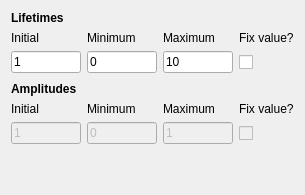
          <widget class="QWidget" name="page">
           <layout class="QGridLayout" name="gridLayout">
            <item row="5" column="1">
             <widget class="QLabel" name="label_19">
              <property name="sizePolicy">
               <sizepolicy hsizetype="Preferred" vsizetype="Minimum">
                <horstretch>0</horstretch>
                <verstretch>0</verstretch>
               </sizepolicy>
              </property>
              <property name="text">
               <string>Minimum</string>
              </property>
             </widget>
            </item>
            <item row="5" column="3">
             <widget class="QLabel" name="label_20">
              <property name="sizePolicy">
               <sizepolicy hsizetype="Minimum" vsizetype="Minimum">
                <horstretch>0</horstretch>
                <verstretch>0</verstretch>
               </sizepolicy>
              </property>
              <property name="text">
               <string>Fix value?</string>
              </property>
             </widget>
            </item>
            <item row="6" column="1">
             <widget class="QLineEdit" name="line1AmpMin">
              <property name="enabled">
               <bool>false</bool>
              </property>
              <property name="sizePolicy">
               <sizepolicy hsizetype="Expanding" vsizetype="Minimum">
                <horstretch>0</horstretch>
                <verstretch>0</verstretch>
               </sizepolicy>
              </property>
              <property name="maximumSize">
               <size>
                <width>70</width>
                <height>16777215</height>
               </size>
              </property>
              <property name="text">
               <string>0</string>
              </property>
             </widget>
            </item>
            <item row="2" column="3">
             <widget class="QCheckBox" name="check1Fix">
              <property name="sizePolicy">
               <sizepolicy hsizetype="Minimum" vsizetype="Minimum">
                <horstretch>0</horstretch>
                <verstretch>0</verstretch>
               </sizepolicy>
              </property>
              <property name="text">
               <string/>
              </property>
             </widget>
            </item>
            <item row="2" column="1">
             <widget class="QLineEdit" name="line1Min">
              <property name="sizePolicy">
               <sizepolicy hsizetype="Expanding" vsizetype="Minimum">
                <horstretch>0</horstretch>
                <verstretch>0</verstretch>
               </sizepolicy>
              </property>
              <property name="maximumSize">
               <size>
                <width>70</width>
                <height>16777215</height>
               </size>
              </property>
              <property name="text">
               <string>0</string>
              </property>
             </widget>
            </item>
            <item row="6" column="0">
             <widget class="QLineEdit" name="line1AmpInit">
              <property name="enabled">
               <bool>false</bool>
              </property>
              <property name="sizePolicy">
               <sizepolicy hsizetype="Expanding" vsizetype="Minimum">
                <horstretch>0</horstretch>
                <verstretch>0</verstretch>
               </sizepolicy>
              </property>
              <property name="maximumSize">
               <size>
                <width>70</width>
                <height>16777215</height>
               </size>
              </property>
              <property name="text">
               <string>1</string>
              </property>
             </widget>
            </item>
            <item row="5" column="2">
             <widget class="QLabel" name="label_21">
              <property name="sizePolicy">
               <sizepolicy hsizetype="Preferred" vsizetype="Minimum">
                <horstretch>0</horstretch>
                <verstretch>0</verstretch>
               </sizepolicy>
              </property>
              <property name="text">
               <string>Maximum</string>
              </property>
             </widget>
            </item>
            <item row="6" column="3">
             <widget class="QCheckBox" name="check1AmpFix">
              <property name="enabled">
               <bool>false</bool>
              </property>
              <property name="sizePolicy">
               <sizepolicy hsizetype="Minimum" vsizetype="Minimum">
                <horstretch>0</horstretch>
                <verstretch>0</verstretch>
               </sizepolicy>
              </property>
              <property name="text">
               <string/>
              </property>
             </widget>
            </item>
            <item row="1" column="0">
             <widget class="QLabel" name="label_3">
              <property name="sizePolicy">
               <sizepolicy hsizetype="Preferred" vsizetype="Minimum">
                <horstretch>0</horstretch>
                <verstretch>0</verstretch>
               </sizepolicy>
              </property>
              <property name="text">
               <string>Initial</string>
              </property>
             </widget>
            </item>
            <item row="2" column="2">
             <widget class="QLineEdit" name="line1Max">
              <property name="sizePolicy">
               <sizepolicy hsizetype="Expanding" vsizetype="Minimum">
                <horstretch>0</horstretch>
                <verstretch>0</verstretch>
               </sizepolicy>
              </property>
              <property name="maximumSize">
               <size>
                <width>70</width>
                <height>16777215</height>
               </size>
              </property>
              <property name="text">
               <string>10</string>
              </property>
             </widget>
            </item>
            <item row="0" column="0">
             <widget class="QLabel" name="label_2">
              <property name="sizePolicy">
               <sizepolicy hsizetype="Preferred" vsizetype="Minimum">
                <horstretch>0</horstretch>
                <verstretch>0</verstretch>
               </sizepolicy>
              </property>
              <property name="font">
               <font>
                <weight>75</weight>
                <bold>true</bold>
               </font>
              </property>
              <property name="text">
               <string>Lifetimes</string>
              </property>
             </widget>
            </item>
            <item row="5" column="0">
             <widget class="QLabel" name="label_17">
              <property name="sizePolicy">
               <sizepolicy hsizetype="Preferred" vsizetype="Minimum">
                <horstretch>0</horstretch>
                <verstretch>0</verstretch>
               </sizepolicy>
              </property>
              <property name="text">
               <string>Initial</string>
              </property>
             </widget>
            </item>
            <item row="1" column="3">
             <widget class="QLabel" name="label_6">
              <property name="sizePolicy">
               <sizepolicy hsizetype="Preferred" vsizetype="Minimum">
                <horstretch>0</horstretch>
                <verstretch>0</verstretch>
               </sizepolicy>
              </property>
              <property name="text">
               <string>Fix value?</string>
              </property>
             </widget>
            </item>
            <item row="7" column="0" colspan="4">
             <spacer name="verticalSpacer_3">
              <property name="orientation">
               <enum>Qt::Vertical</enum>
              </property>
              <property name="sizeHint" stdset="0">
               <size>
                <width>20</width>
                <height>40</height>
               </size>
              </property>
             </spacer>
            </item>
            <item row="3" column="0" colspan="4">
             <spacer name="verticalSpacer_2">
              <property name="orientation">
               <enum>Qt::Vertical</enum>
              </property>
              <property name="sizeType">
               <enum>QSizePolicy::Fixed</enum>
              </property>
              <property name="sizeHint" stdset="0">
               <size>
                <width>20</width>
                <height>3</height>
               </size>
              </property>
             </spacer>
            </item>
            <item row="4" column="0">
             <widget class="QLabel" name="label_18">
              <property name="sizePolicy">
               <sizepolicy hsizetype="Preferred" vsizetype="Minimum">
                <horstretch>0</horstretch>
                <verstretch>0</verstretch>
               </sizepolicy>
              </property>
              <property name="font">
               <font>
                <weight>75</weight>
                <bold>true</bold>
               </font>
              </property>
              <property name="text">
               <string>Amplitudes</string>
              </property>
             </widget>
            </item>
            <item row="6" column="2">
             <widget class="QLineEdit" name="line1AmpMax">
              <property name="enabled">
               <bool>false</bool>
              </property>
              <property name="sizePolicy">
               <sizepolicy hsizetype="Expanding" vsizetype="Minimum">
                <horstretch>0</horstretch>
                <verstretch>0</verstretch>
               </sizepolicy>
              </property>
              <property name="maximumSize">
               <size>
                <width>70</width>
                <height>16777215</height>
               </size>
              </property>
              <property name="text">
               <string>1</string>
              </property>
             </widget>
            </item>
            <item row="1" column="1">
             <widget class="QLabel" name="label_4">
              <property name="sizePolicy">
               <sizepolicy hsizetype="Preferred" vsizetype="Minimum">
                <horstretch>0</horstretch>
                <verstretch>0</verstretch>
               </sizepolicy>
              </property>
              <property name="text">
               <string>Minimum</string>
              </property>
             </widget>
            </item>
            <item row="2" column="0">
             <widget class="QLineEdit" name="line1Init">
              <property name="sizePolicy">
               <sizepolicy hsizetype="Preferred" vsizetype="Minimum">
                <horstretch>0</horstretch>
                <verstretch>0</verstretch>
               </sizepolicy>
              </property>
              <property name="maximumSize">
               <size>
                <width>70</width>
                <height>16777215</height>
               </size>
              </property>
              <property name="text">
               <string>1</string>
              </property>
             </widget>
            </item>
            <item row="1" column="2">
             <widget class="QLabel" name="label_5">
              <property name="sizePolicy">
               <sizepolicy hsizetype="Preferred" vsizetype="Minimum">
                <horstretch>0</horstretch>
                <verstretch>0</verstretch>
               </sizepolicy>
              </property>
              <property name="text">
               <string>Maximum</string>
              </property>
             </widget>
            </item>
           </layout>
          </widget>
